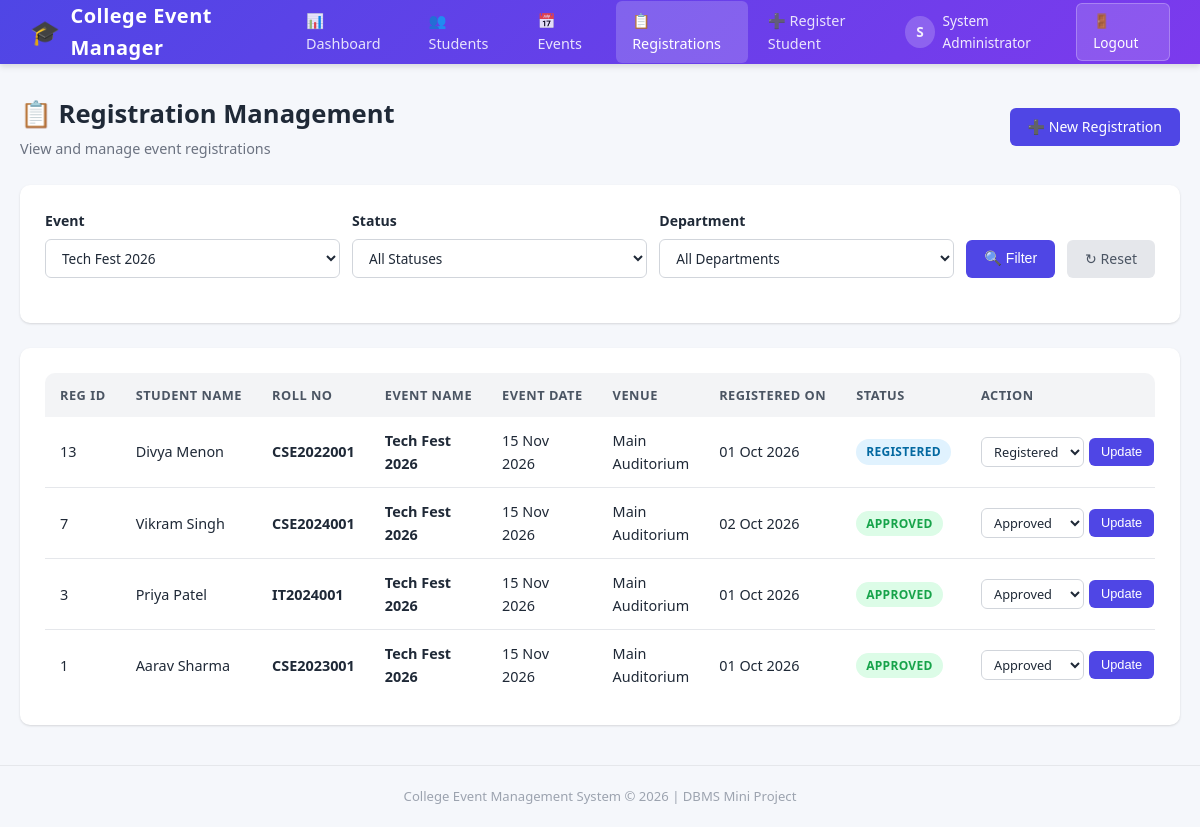
/registrations.php?event=1 (signed in), run on the app's committed database.
### tables this page shows
CREATE TABLE registrations (
    registration_id INT PRIMARY KEY AUTO_INCREMENT,
    student_id INT NOT NULL,
    event_id INT NOT NULL,
    registration_date DATE NOT NULL,
    status ENUM('Registered','Approved','Cancelled') DEFAULT 'Registered',
    FOREIGN KEY (student_id) REFERENCES students(student_id) ON DELETE CASCADE,
    FOREIGN KEY (event_id) REFERENCES events(event_id) ON DELETE CASCADE,
    UNIQUE KEY unique_registration (student_id, event_id)
);

CREATE TABLE students (
    student_id INT PRIMARY KEY AUTO_INCREMENT,
    student_name VARCHAR(100) NOT NULL,
    email VARCHAR(100) NOT NULL,
    phone VARCHAR(15),
    department VARCHAR(100),
    year VARCHAR(20),
    roll_number VARCHAR(30) UNIQUE NOT NULL,
    created_at TIMESTAMP DEFAULT CURRENT_TIMESTAMP
);

CREATE TABLE events (
    event_id INT PRIMARY KEY AUTO_INCREMENT,
    event_name VARCHAR(150) NOT NULL,
    description TEXT,
    event_date DATE NOT NULL,
    event_time TIME NOT NULL,
    venue VARCHAR(150) NOT NULL,
    organizer VARCHAR(100),
    capacity INT NOT NULL,
    status ENUM('Upcoming','Ongoing','Completed','Cancelled') DEFAULT 'Upcoming',
    created_at TIMESTAMP DEFAULT CURRENT_TIMESTAMP
);

### registrations.php (the view, shortened to what this page needs)
<?php
require_once 'header.php';
$event_filter = intval($_GET['event'] ?? 0);
$query = "SELECT r.registration_id, r.registration_date, r.status AS reg_status,
                 s.student_name, s.roll_number, s.department,
                 e.event_name, e.event_date, e.venue
          FROM registrations r
          INNER JOIN students s ON r.student_id = s.student_id
          INNER JOIN events e ON r.event_id = e.event_id
          WHERE 1=1";
$params = [];
$types = '';
if ($event_filter > 0) {
    $query .= " AND r.event_id = ?";
    $params[] = $event_filter;
    $types .= 'i';
}
$query .= " ORDER BY r.registration_id DESC";
$stmt = mysqli_prepare($conn, $query);
if (!empty($params)) {
    mysqli_stmt_bind_param($stmt, $types, ...$params);
}
mysqli_stmt_execute($stmt);
$result = mysqli_stmt_get_result($stmt);
$events_list = mysqli_query($conn, "SELECT event_id, event_name FROM events ORDER BY event_name");
?>
<div class="page-header">
    <div>
        <h2>📋 Registration Management</h2>
        <p>View and manage event registrations</p>
    </div>
    <a href="register_event.php" class="btn btn-primary">➕ New Registration</a>
</div>
<div class="card">
    <form method="GET" action="registrations.php">
        <div class="filter-bar">
            <div class="form-group">
                <label>Event</label>
                <select name="event" class="form-control">
                    <?php while ($ev = mysqli_fetch_assoc($events_list)): ?>
                        <option value="<?php echo $ev['event_id']; ?>"
                            <?php echo ($event_filter == $ev['event_id']) ? 'selected' : ''; ?>>
                            <?php echo htmlspecialchars($ev['event_name']); ?>
                        </option>
                    <?php endwhile; ?>
                </select>
            </div>
            <div class="form-group">
                <label>Status</label>
                <select name="status" class="form-control">
                    <option value="">All Statuses</option>
                </select>
            </div>
            <div class="form-group">
                <label>Department</label>
                <select name="department" class="form-control">
                    <option value="">All Departments</option>
                </select>
            </div>
            <button type="submit" class="btn btn-primary">🔍 Filter</button>
            <a href="registrations.php" class="btn btn-secondary">↻ Reset</a>
        </div>
    </form>
</div>
<div class="card">
    <div class="table-container">
        <table>
            <thead>
                <tr>
                    <th>Reg ID</th>
                    <th>Student Name</th>
                    <th>Roll No</th>
                    <th>Event Name</th>
                    <th>Event Date</th>
                    <th>Venue</th>
                    <th>Registered On</th>
                    <th>Status</th>
                    <th>Action</th>
                </tr>
            </thead>
            <tbody>
                <?php if (mysqli_num_rows($result) > 0): ?>
                    <?php while ($reg = mysqli_fetch_assoc($result)): ?>
                        <tr>
                            <td><?php echo $reg['registration_id']; ?></td>
                            <td><?php echo htmlspecialchars($reg['student_name']); ?></td>
                            <td><strong><?php echo htmlspecialchars($reg['roll_number']); ?></strong></td>
                            <td><strong><?php echo htmlspecialchars($reg['event_name']); ?></strong></td>
                            <td><?php echo date('d M Y', strtotime($reg['event_date'])); ?></td>
                            <td><?php echo htmlspecialchars($reg['venue']); ?></td>
                            <td><?php echo date('d M Y', strtotime($reg['registration_date'])); ?></td>
                            <td>
                                <span class="badge badge-<?php echo strtolower($reg['reg_status']); ?>">
                                    <?php echo htmlspecialchars($reg['reg_status']); ?>
                                </span>
                            </td>
                            <td>
                                <form method="POST" action="update_registration.php" style="display:inline-flex;gap:5px;align-items:center;">
                                    <select name="status" class="form-control" style="width:auto;padding:4px 8px;font-size:0.8rem;">
                                        <option value="Registered" <?php echo ($reg['reg_status'] === 'Registered') ? 'selected' : ''; ?>>Registered</option>
                                        <option value="Approved" <?php echo ($reg['reg_status'] === 'Approved') ? 'selected' : ''; ?>>Approved</option>
                                    </select>
                                    <button type="submit" class="btn btn-primary btn-sm">Update</button>
                                </form>
                            </td>
                        </tr>
                    <?php endwhile; ?>
                <?php endif; ?>
            </tbody>
        </table>
    </div>
</div>
<?php
require_once 'footer.php';
?>

### style.css (style rules this page uses)
:root { --primary: #4F46E5; --primary-dark: #4338CA; --primary-light: #EEF2FF; --secondary: #7C3AED; --success: #16A34A; --success-light: #DCFCE7; --danger: #DC2626; --danger-light: #FEE2E2; --warning: #F59E0B; --warning-light: #FEF3C7; --info: #0EA5E9; --info-light: #E0F2FE; --bg: #F5F7FB; --white: #FFFFFF; --dark: #1F2937; --gray-100: #F3F4F6; --gray-200: #E5E7EB; --gray-300: #D1D5DB; --gray-400: #9CA3AF; --gray-500: #6B7280; --gray-600: #4B5563; --shadow: 0 1px 3px rgba(0,0,0,0.08), 0 1px 2px rgba(0,0,0,0.06); --shadow-md: 0 4px 6px rgba(0,0,0,0.07), 0 2px 4px rgba(0,0,0,0.05); --shadow-lg: 0 10px 15px rgba(0,0,0,0.08), 0 4px 6px rgba(0,0,0,0.04); --radius: 10px; --radius-sm: 6px; --transition: all 0.2s ease; }
*, *::before, *::after { margin: 0; padding: 0; box-sizing: border-box; }
body { font-family: 'Segoe UI', Tahoma, Geneva, Verdana, sans-serif; background: var(--bg); color: var(--dark); line-height: 1.6; min-height: 100vh; }
a { text-decoration: none; color: var(--primary); }
.page-header { display: flex; justify-content: space-between; align-items: center; margin-bottom: 25px; flex-wrap: wrap; gap: 15px; }
.page-header h2 { font-size: 1.6rem; font-weight: 700; color: var(--dark); }
.page-header p { color: var(--gray-500); font-size: 0.9rem; margin-top: 2px; }
.card { background: var(--white); border-radius: var(--radius); box-shadow: var(--shadow); padding: 25px; margin-bottom: 25px; transition: var(--transition); }
.table-container { overflow-x: auto; border-radius: var(--radius); }
table { width: 100%; border-collapse: collapse; font-size: 0.9rem; }
table thead { background: var(--gray-100); }
table th { padding: 12px 15px; text-align: left; font-weight: 600; color: var(--gray-600); font-size: 0.8rem; text-transform: uppercase; letter-spacing: 0.5px; white-space: nowrap; }
table td { padding: 12px 15px; border-bottom: 1px solid var(--gray-200); color: var(--dark); vertical-align: middle; }
table tbody tr:last-child td { border-bottom: none; }
.btn { display: inline-flex; align-items: center; gap: 6px; padding: 9px 18px; border: none; border-radius: var(--radius-sm); font-size: 0.88rem; font-weight: 500; cursor: pointer; transition: var(--transition); text-decoration: none; line-height: 1.4; white-space: nowrap; }
.btn-primary { background: var(--primary); color: var(--white); }
.btn-secondary { background: var(--gray-200); color: var(--gray-600); }
.btn-sm { padding: 5px 12px; font-size: 0.8rem; }
.form-group { margin-bottom: 18px; }
.form-group label { display: block; font-weight: 600; margin-bottom: 6px; font-size: 0.88rem; color: var(--dark); }
.form-control { width: 100%; padding: 10px 14px; border: 1px solid var(--gray-300); border-radius: var(--radius-sm); font-size: 0.9rem; font-family: inherit; color: var(--dark); background: var(--white); transition: var(--transition); }
select.form-control { appearance: auto; }
.badge { display: inline-block; padding: 3px 10px; border-radius: 20px; font-size: 0.75rem; font-weight: 600; text-transform: uppercase; letter-spacing: 0.3px; }
.badge-registered { background: var(--info-light); color: #0369A1; }
.badge-approved { background: var(--success-light); color: var(--success); }
.filter-bar { display: flex; gap: 12px; margin-bottom: 20px; flex-wrap: wrap; align-items: flex-end; }
.filter-bar .form-group { margin-bottom: 0; flex: 1; min-width: 180px; }
.filter-bar .form-control { padding: 8px 12px; font-size: 0.85rem; }
.filter-bar .btn { height: 38px; }

### data on the page
registrations: registration_id "13", student.student_name "Divya Menon", student.roll_number "CSE2022001", event.event_name "Tech Fest 2026", event.event_date "15 Nov 2026", event.venue "Main Auditorium", registration_date "01 Oct 2026", status "REGISTERED", status "Registered"
registrations: registration_id "7", student.student_name "Vikram Singh", student.roll_number "CSE2024001", event.event_name "Tech Fest 2026", event.event_date "15 Nov 2026", event.venue "Main Auditorium", registration_date "02 Oct 2026", status "APPROVED", status "Approved"
registrations: registration_id "3", student.student_name "Priya Patel", student.roll_number "IT2024001", event.event_name "Tech Fest 2026", event.event_date "15 Nov 2026", event.venue "Main Auditorium", registration_date "01 Oct 2026", status "APPROVED", status "Approved"
registrations: registration_id "1", student.student_name "Aarav Sharma", student.roll_number "CSE2023001", event.event_name "Tech Fest 2026", event.event_date "15 Nov 2026", event.venue "Main Auditorium", registration_date "01 Oct 2026", status "APPROVED", status "Approved"

### other printed values
substr($_SESSION['full_name'], 0, 1) "S"
$_SESSION['full_name'] "System Administrator"
form field event "Tech Fest 2026"
